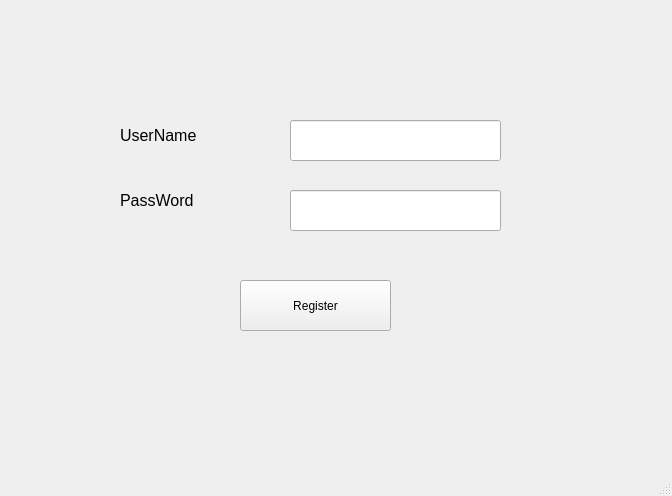
<?xml version="1.0" encoding="UTF-8"?>
<ui version="4.0">
 <class>MainWindow</class>
 <widget class="QMainWindow" name="MainWindow">
  <property name="geometry">
   <rect>
    <x>0</x>
    <y>0</y>
    <width>672</width>
    <height>496</height>
   </rect>
  </property>
  <property name="windowTitle">
   <string>MainWindow</string>
  </property>
  <widget class="QWidget" name="centralwidget">
   <widget class="QLabel" name="label">
    <property name="geometry">
     <rect>
      <x>120</x>
      <y>100</y>
      <width>141</width>
      <height>71</height>
     </rect>
    </property>
    <property name="font">
     <font>
      <pointsize>12</pointsize>
     </font>
    </property>
    <property name="text">
     <string>UserName</string>
    </property>
   </widget>
   <widget class="QLabel" name="label_2">
    <property name="geometry">
     <rect>
      <x>120</x>
      <y>170</y>
      <width>151</width>
      <height>61</height>
     </rect>
    </property>
    <property name="font">
     <font>
      <pointsize>12</pointsize>
     </font>
    </property>
    <property name="text">
     <string>PassWord</string>
    </property>
   </widget>
   <widget class="QLineEdit" name="lineEdit">
    <property name="geometry">
     <rect>
      <x>290</x>
      <y>120</y>
      <width>211</width>
      <height>41</height>
     </rect>
    </property>
   </widget>
   <widget class="QLineEdit" name="lineEdit_2">
    <property name="geometry">
     <rect>
      <x>290</x>
      <y>190</y>
      <width>211</width>
      <height>41</height>
     </rect>
    </property>
   </widget>
   <widget class="QPushButton" name="pushButton">
    <property name="geometry">
     <rect>
      <x>240</x>
      <y>280</y>
      <width>151</width>
      <height>51</height>
     </rect>
    </property>
    <property name="text">
     <string>Register</string>
    </property>
   </widget>
  </widget>
  <widget class="QMenuBar" name="menubar">
   <property name="geometry">
    <rect>
     <x>0</x>
     <y>0</y>
     <width>672</width>
     <height>31</height>
    </rect>
   </property>
  </widget>
  <widget class="QStatusBar" name="statusbar"/>
 </widget>
 <resources/>
 <connections/>
</ui>
